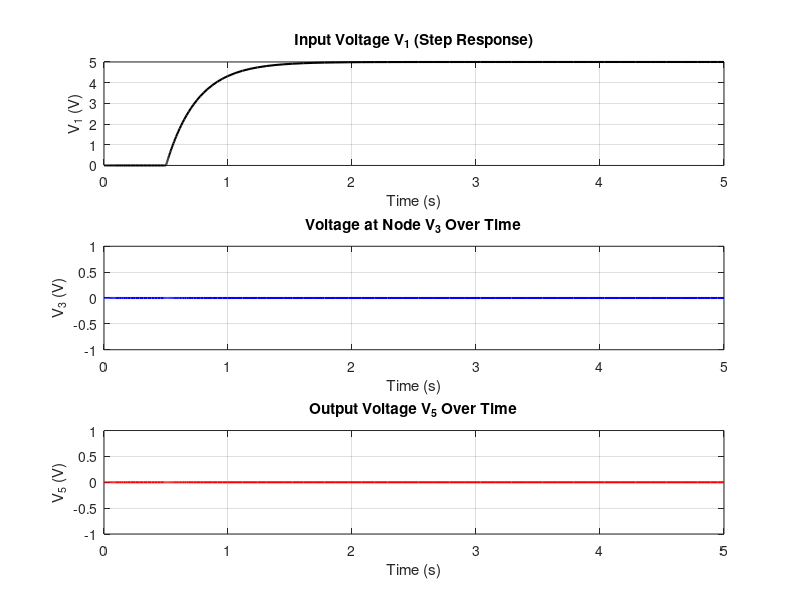

Here is the MATLAB script that generated this plot: (Note: this script raises an error after producing the figure.)
clear; clc; close all;

% Component values
R1 = 1;        % Ohms
R2 = 2;        % Ohms
R3 = 10;       % Ohms
R4 = 0.1;      % Ohms
RO = 1000;     % Ohms
C = 0.25;      % Farads
L = 0.2;       % Henrys
alpha = 100;   % Unitless

% Time-domain Conductance Matrix G (No frequency-dependent terms)
G = [ 1/R1, -1/R1,           0,           0,           0,           0,           0;
     -1/R1,  1/R1 + 1/R2,   -1/R2,        0,           0,           0,           0;
      0,    -1/R2,           1/R2 + 1/R3, 0,          -1,           0,           0;
      0,     0,              0,          -1/R4,       1,          -alpha,       0;
      0,     0,              0,           0,           0,         -alpha,       1/RO;
      0,     0,              0,           0,          -1,           0,           0;
      0,     0,              0,           0,           0,         -alpha,        1];

% Time-domain Capacitance/Inductance Matrix C
C_matrix = diag([C, 0, 0, 0, 0, L, 0]);

% Initial Conditions (all voltages and currents start at 0)
V0 = zeros(7, 1);

% Time span for simulation
tspan = [0, 5];  % Simulate from 0 to 5 seconds

% Define input voltage function (Example: Step input at t = 0.5s)
Vin_func = @(t) (t >= 0.5) * 5;  % 5V step at t = 0.5s

% Define the ODE system: dV/dt = C^(-1) * (F - G * V)
ode_func = @(t, V) C_matrix \ (-G * V + [Vin_func(t); 0; 0; 0; 0; 0; 0]);

% Solve the system using ODE45
[t, V] = ode45(ode_func, tspan, V0);

% Extract node voltages
V1 = V(:, 1);
V3 = V(:, 3);
V5 = V(:, 5);  % Output voltage

% Plot results
figure;
subplot(3, 1, 1);
plot(t, V1, 'k', 'LineWidth', 1.5);
xlabel('Time (s)');
ylabel('V_1 (V)');
title('Input Voltage V_1 (Step Response)');
grid on;

subplot(3, 1, 2);
plot(t, V3, 'b', 'LineWidth', 1.5);
xlabel('Time (s)');
ylabel('V_3 (V)');
title('Voltage at Node V_3 Over Time');
grid on;

subplot(3, 1, 3);
plot(t, V5, 'r', 'LineWidth', 1.5);
xlabel('Time (s)');
ylabel('V_5 (V)');
title('Output Voltage V_5 Over Time');
grid on;

% DC Sweep: V_in from -10V to 10V
V_in = linspace(-10, 10, 100);
V3 = zeros(size(V_in));
V5 = zeros(size(V_in));

% Solve for each V_in value
for k = 1:length(V_in)
    F = zeros(7, 1); % Reset source vector
    F(1) = V_in(k);  % Set input voltage
    V = G_dc \ F;    % Solve for node voltages
    V3(k) = V(3);    % Voltage at node V3
    V5(k) = V(5);    % Output voltage V5
end

% Plot results
figure;
subplot(2, 1, 1);
plot(V_in, V3, 'b', 'LineWidth', 1.5);
xlabel('V_{in} (V)');
ylabel('V_3 (V)');
title('Voltage at V_3 vs. V_{in}');
grid on;

subplot(2, 1, 2);
plot(V_in, V5, 'r', 'LineWidth', 1.5);
xlabel('V_{in} (V)');
ylabel('V_5 (V)');
title('Output Voltage V_5 vs. V_{in}');
grid on;
